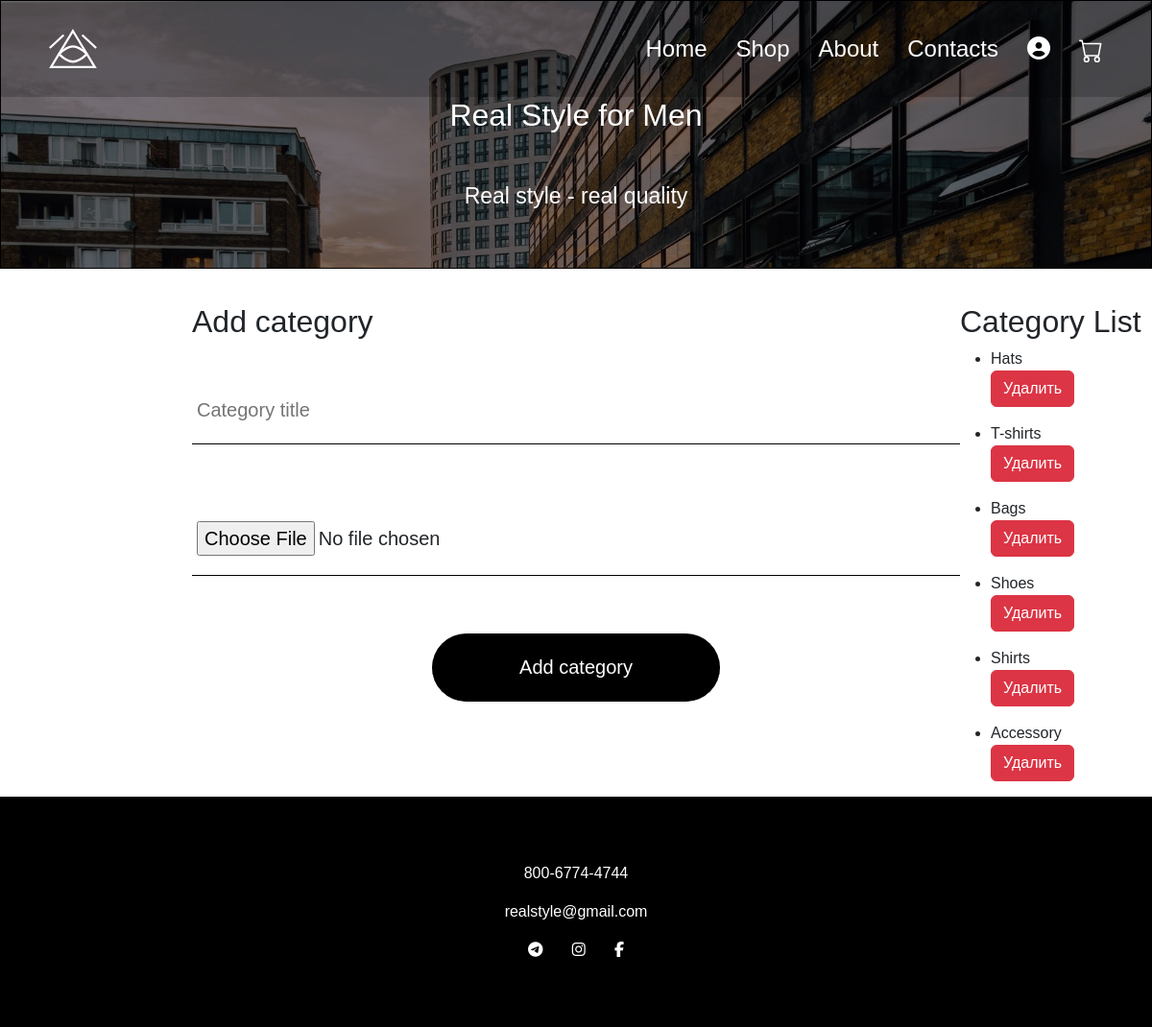
Page /add_category on the committed database.
### app.py (models this page shows)
class Category(db.Model):
    id = db.Column(db.Integer, primary_key=True)
    title = db.Column(db.String(100), nullable=False)
    image_path = db.Column(db.String(255), nullable=False)
    products = db.relationship('Product', backref='category', lazy=True)

### app.py (the view, shortened to what this page needs)
@app.route("/add_category", methods=['GET', 'POST'])
def create_category():
    if request.method == 'GET':
        categories = Category.query.all()
        return render_template("/add_category.html", categories=categories)
    return render_template("/add_category.html")

### templates/add_category.html (shortened to what this page needs)
{% extends 'base.html' %}
{% block style %}
	<link rel="stylesheet" href="https://cdn.jsdelivr.net/npm/bootstrap@5.2.3/dist/css/bootstrap.min.css">
	<link rel="stylesheet" type="text/css" href="../static/css/styleContacts.css">
{% endblock %}
{% block content %}
	<form method="post" id="request" enctype="multipart/form-data">
			<h2>Add category</h2>
			<input type="text" name="title" id="title" placeholder="Category title">
			<input type="file" name="category_image" id="category_image">
			<input type="submit" value="Add category" id="submit">
	</form>
	<div class="">
		{% if categories %}
		<h2>Category List</h2>
		{% for category in categories %}
			<ul>
				<li>{{ category.title }}</li>
				<form method="post" action="/delete_category">
            		<button type="submit" class="btn btn-danger">Удалить</button>
        		</form>
			</ul>
		{% endfor %}
		{% else %}
			<h2>There are no Categories</h2>
		{% endif %}
	</div>
{% endblock %}

### static/css/styleContacts.css (style rules this page uses)
body { font-size: 1em; font-family: sans-serif; margin: 0; }
#request { grid-column: 2 / -2; display: flex; flex-direction: column; }
#request input { border: none; border-bottom: 1px solid black; padding: 20px 5px; font-size: 20px; margin: 30px 0px; }
#submit { width: 300px; border-radius: 40px; background: black; color: white; align-self: center; }

### rows in the picture
Category: title "Hats"
Category: title "T-shirts"
Category: title "Bags"
Category: title "Shoes"
Category: title "Shirts"
Category: title "Accessory"
